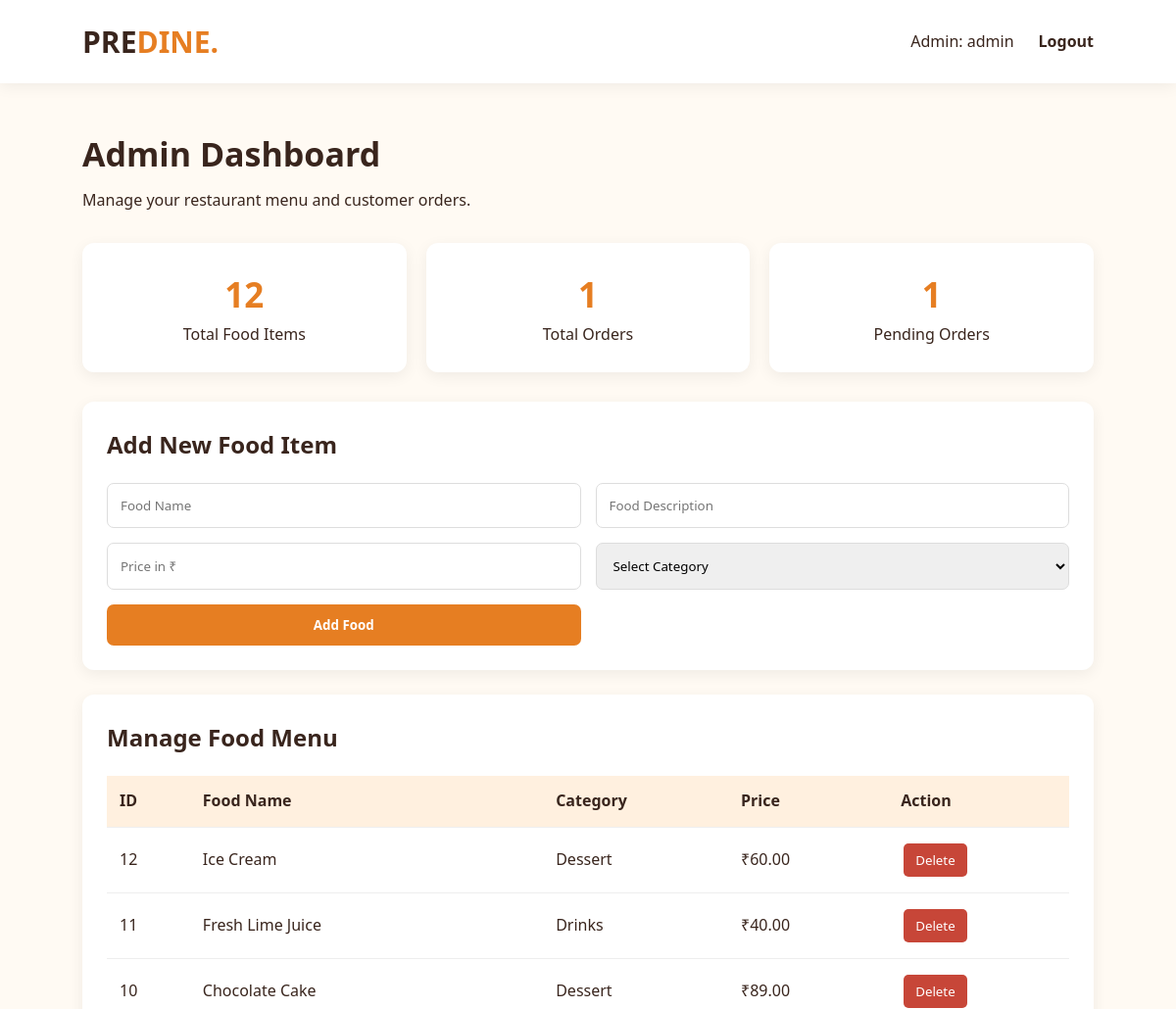
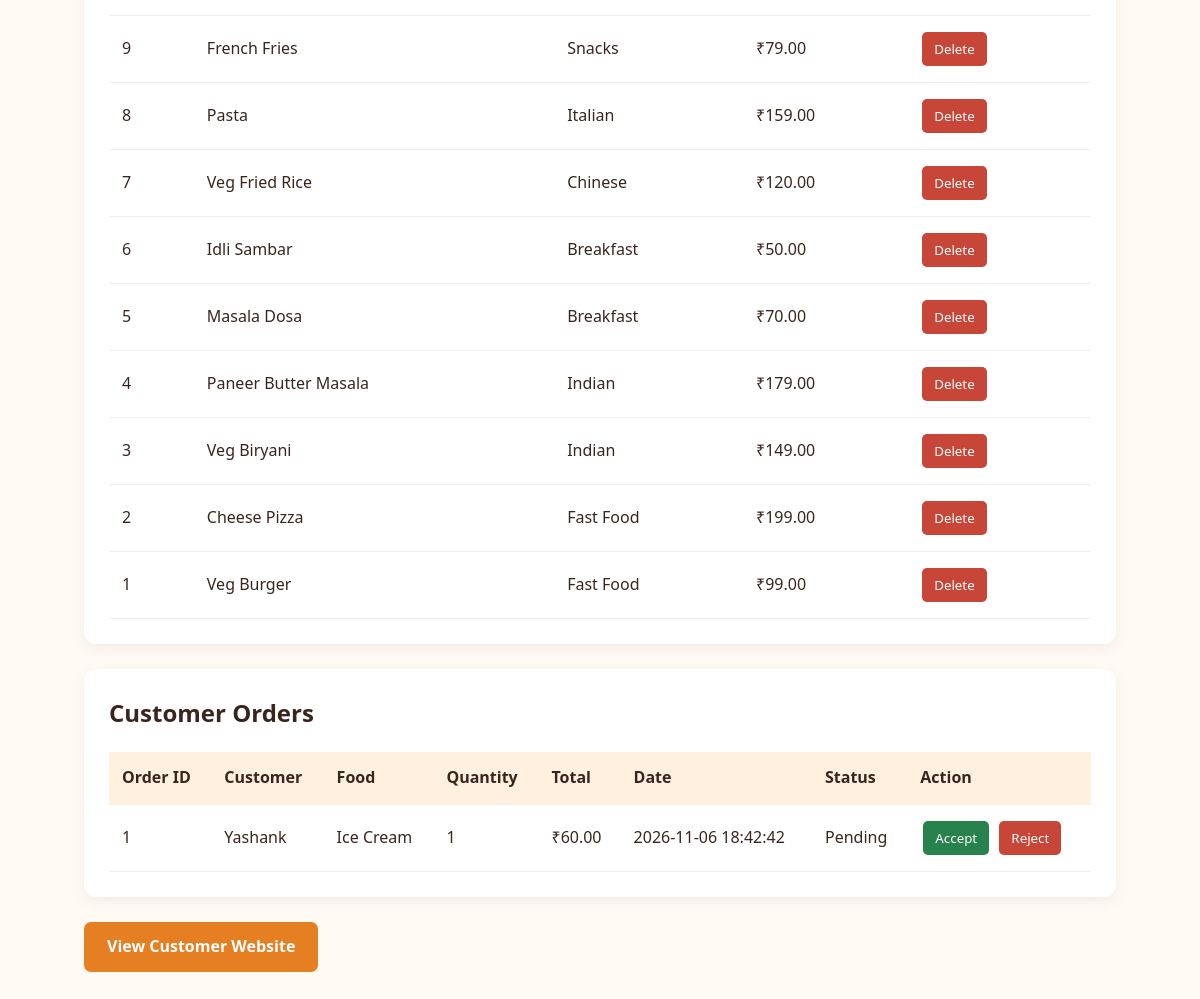
The page /admin (signed in) on the database its author committed (2 pictures, top to bottom).
### tables this page shows
CREATE TABLE food (
            id INTEGER PRIMARY KEY AUTOINCREMENT,
            name TEXT NOT NULL,
            description TEXT,
            price REAL NOT NULL,
            category TEXT
        );

CREATE TABLE orders (
            id INTEGER PRIMARY KEY AUTOINCREMENT,
            username TEXT NOT NULL,
            food_name TEXT NOT NULL,
            quantity INTEGER NOT NULL,
            total REAL NOT NULL,
            status TEXT DEFAULT 'Pending',
            created_at TIMESTAMP DEFAULT CURRENT_TIMESTAMP
        );

### app.py (the view)
@app.route("/admin")
def admin():
    if session.get("role") != "admin":
        return redirect(url_for("admin_login"))
    conn = get_db()
    foods = conn.execute(
        "SELECT * FROM food ORDER BY id DESC"
    ).fetchall()
    orders = conn.execute(
        "SELECT * FROM orders ORDER BY id DESC"
    ).fetchall()
    total_orders = conn.execute(
        "SELECT COUNT(*) FROM orders"
    ).fetchone()[0]
    pending_orders = conn.execute(
        "SELECT COUNT(*) FROM orders WHERE status = 'Pending'"
    ).fetchone()[0]
    conn.close()
    return render_template(
        "admin.html",
        foods=foods,
        orders=orders,
        total_orders=total_orders,
        pending_orders=pending_orders
    )

### app.py (called while the page is built)
def get_db():
    conn = sqlite3.connect(DATABASE)
    conn.row_factory = sqlite3.Row
    return conn

### templates/admin.html (shortened to what this page needs)
<!DOCTYPE html>
<html lang="en">
<head>
    <link rel="stylesheet" href="{{ url_for('static', filename='style.css') }}">
</head>
<body>
<header class="navbar">
    <a href="/" class="logo">PRE<span>DINE.</span></a>
    <div class="nav-actions">
        <span>Admin: {{ session.username }}</span>
        <a href="/logout">Logout</a>
    </div>
</header>
<main class="dashboard">
    <h1>Admin Dashboard</h1>
    <p>Manage your restaurant menu and customer orders.</p>
    <div class="stats">
        <div class="stat-card">
            <h2>{{ foods|length }}</h2>
            <p>Total Food Items</p>
        </div>
        <div class="stat-card">
            <h2>{{ total_orders }}</h2>
            <p>Total Orders</p>
        </div>
        <div class="stat-card">
            <h2>{{ pending_orders }}</h2>
            <p>Pending Orders</p>
        </div>
    </div>
    <section class="dashboard-section">
        <h2>Add New Food Item</h2>
        <form action="/admin/add-food" method="POST" class="admin-form">
            <input type="text" name="name"
                   placeholder="Food Name" required>
            <input type="text" name="description"
                   placeholder="Food Description" required>
            <input type="number" name="price"
                   placeholder="Price in ₹" min="1"
                   step="0.01" required>
            <select name="category" required>
                <option value="">Select Category</option>
            </select>
            <button class="button">Add Food</button>
        </form>
    </section>
    <section class="dashboard-section">
        <h2>Manage Food Menu</h2>
        <div class="table-wrapper">
        <table>
            <tr>
                <th>ID</th>
                <th>Food Name</th>
                <th>Category</th>
                <th>Price</th>
                <th>Action</th>
            </tr>
            {% for food in foods %}
            <tr>
                <td>{{ food.id }}</td>
                <td>{{ food.name }}</td>
                <td>{{ food.category }}</td>
                <td>₹{{ "%.2f"|format(food.price) }}</td>
                <td>
                    <form action="/admin/delete-food/{{ food.id }}"
                          method="POST"
                          onsubmit="return confirm('Delete this food item?')">
                        <button class="delete-btn">Delete</button>
                    </form>
                </td>
            </tr>
            {% endfor %}
        </table>
        </div>
    </section>
    <section class="dashboard-section">
        <h2>Customer Orders</h2>
        <div class="table-wrapper">
        <table>
            <tr>
                <th>Order ID</th>
                <th>Customer</th>
                <th>Food</th>
                <th>Quantity</th>
                <th>Total</th>
                <th>Date</th>
                <th>Status</th>
                <th>Action</th>
            </tr>
            {% for order in orders %}
            <tr>
                <td>{{ order.id }}</td>
                <td>{{ order.username }}</td>
                <td>{{ order.food_name }}</td>
                <td>{{ order.quantity }}</td>
                <td>₹{{ "%.2f"|format(order.total) }}</td>
                <td>{{ order.created_at }}</td>
                <td>{{ order.status }}</td>
                <td>
                    {% if order.status == 'Pending' %}
                    <form action="/admin/update-order/{{ order.id }}"
                          method="POST">
                        <button name="status" value="Accepted"
                                class="accept-btn">Accept</button>
                        <button name="status" value="Rejected"
                                class="delete-btn">Reject</button>
                    </form>
                    {% elif order.status == 'Accepted' %}
                    <form action="/admin/update-order/{{ order.id }}"
                          method="POST">
                        <button name="status" value="Completed"
                                class="accept-btn">Complete</button>
                    </form>
                    {% else %}
                        No action
                    {% endif %}
                </td>
            </tr>
            {% else %}
            <tr>
                <td colspan="8">No customer orders yet.</td>
            </tr>
            {% endfor %}
        </table>
        </div>
    </section>
    <a href="/" class="button">View Customer Website</a>
</main>
</body>
</html>

### static/style.css (style rules this page uses)
* { margin: 0; padding: 0; box-sizing: border-box; font-family: 'Segoe UI', Arial, sans-serif; }
html { scroll-behavior: smooth; }
body { background: #fffaf3; color: #39251d; line-height: 1.6; }
a { text-decoration: none; color: inherit; }
.navbar { background: white; min-height: 85px; padding: 15px 7%; display: flex; align-items: center; justify-content: space-between; gap: 20px; box-shadow: 0 3px 15px #00000010; position: sticky; top: 0; z-index: 10; }
.logo { font-size: 30px; font-weight: 800; color: #39251d; }
.logo span, .auth-card h1 span { color: #e67e22; }
.navbar nav, .nav-actions { display: flex; align-items: center; gap: 25px; flex-wrap: wrap; }
.navbar nav a, .nav-actions a { font-weight: 600; }
.button { display: inline-block; background: #e67e22; color: white; border: none; border-radius: 7px; padding: 12px 23px; font-weight: bold; cursor: pointer; transition: 0.3s; text-align: center; }
.auth-card input, .admin-form input, .admin-form select { width: 100%; padding: 13px; border: 1px solid #ddd; border-radius: 7px; outline: none; }
.dashboard { padding: 45px 7%; }
.dashboard > h1 { font-size: 34px; margin-bottom: 8px; }
.stats { display: grid; grid-template-columns: repeat(3, 1fr); gap: 20px; margin: 30px 0; }
.stat-card { background: white; padding: 25px; text-align: center; border-radius: 12px; box-shadow: 0 4px 15px #00000010; }
.stat-card h2 { color: #e67e22; font-size: 35px; }
.dashboard-section { background: white; padding: 25px; border-radius: 12px; margin: 25px 0; box-shadow: 0 4px 15px #00000010; }
.dashboard-section h2 { margin-bottom: 20px; }
.admin-form { display: grid; grid-template-columns: repeat(2, 1fr); gap: 15px; }
.table-wrapper { overflow-x: auto; width: 100%; }
table { width: 100%; border-collapse: collapse; min-width: 650px; }
th, td { border-bottom: 1px solid #eee; padding: 13px; text-align: left; }
th { background: #fff0df; color: #39251d; }
.accept-btn, .delete-btn { padding: 8px 12px; border: none; border-radius: 5px; color: white; cursor: pointer; margin: 3px; }
.accept-btn { background: #27834b; }
.delete-btn { background: #c74638; }

### rows shown on the page
food: id "12", name "Ice Cream", category "Dessert", price "60.00"
food: id "11", name "Fresh Lime Juice", category "Drinks", price "40.00"
food: id "10", name "Chocolate Cake", category "Dessert", price "89.00"
food: id "9", name "French Fries", category "Snacks", price "79.00"
food: id "8", name "Pasta", category "Italian", price "159.00"
food: id "7", name "Veg Fried Rice", category "Chinese", price "120.00"
food: id "6", name "Idli Sambar", category "Breakfast", price "50.00"
food: id "5", name "Masala Dosa", category "Breakfast", price "70.00"
food: id "4", name "Paneer Butter Masala", category "Indian", price "179.00"
food: id "3", name "Veg Biryani", category "Indian", price "149.00"
food: id "2", name "Cheese Pizza", category "Fast Food", price "199.00"
food: id "1", name "Veg Burger", category "Fast Food", price "99.00"
orders: id "1", username "Yashank", food_name "Ice Cream", quantity "1", total "60.00", created_at "2026-11-06 18:42:42", status "Pending"

### other values the page prints
{{ session.username }} "admin"
{{ foods|length }} "12"
{{ total_orders }} "1"
{{ pending_orders }} "1"
